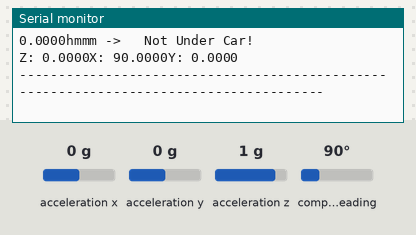
Simulated run of this sketch. Board: Arduino Uno, built with avr-gcc and run on an emulated ATmega328P. On the bench: the last lines printed to the serial monitor. The inputs (shaded band) are chosen by the test bench; at power-on: acceleration y 0 g, acceleration x 0 g, acceleration z 1 g, compass heading 90°.

Above: at 2.2 s.
2.3 s: acceleration y set to -1.4 g
At 4.1 s:
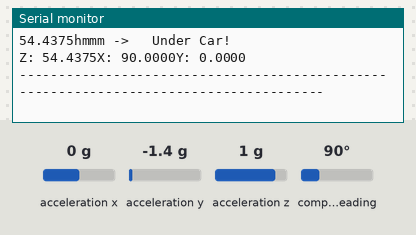
5.7 s: acceleration x set to -1.4 g
At 7.0 s:
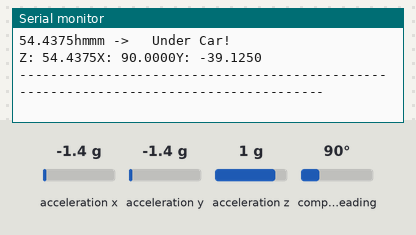
7.2 s: acceleration z set to -1.4 g
At 8.1 s:
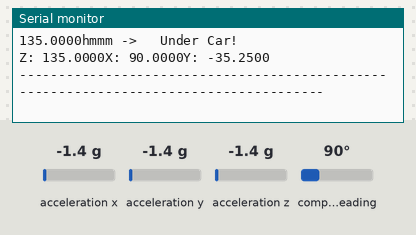
11.4 s: acceleration y set to -0.8 g
At 12.8 s:
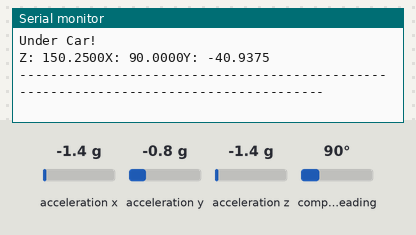
14.5 s: compass heading set to 7°
At 16.1 s:
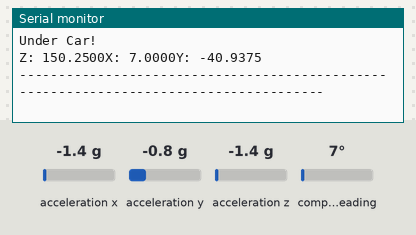
Timing chart, 0 to 17.0 s (numbered marks = the images above; inputs shaded):
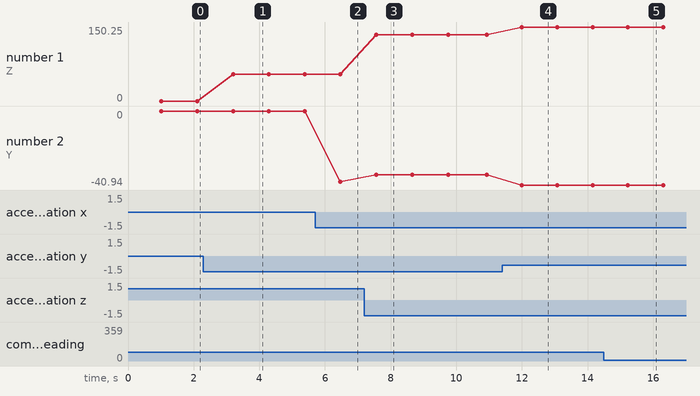

Measured:
- after the input at 2.3 s, the serial monitor: prints a new line after 0.87 s (image 1)
- after the input at 5.7 s, the serial monitor: prints a new line after 0.77 s (image 2)
- after the input at 7.2 s, the serial monitor: prints a new line after 0.33 s (image 3)
- after the input at 11.4 s, the serial monitor: prints a new line after 0.59 s (image 4)
- after the input at 14.5 s, the serial monitor: prints a new line after 0.73 s (image 5)
- plotted number 1: 0 → 54.44 after the input at 2.3 s, 54.44 → 135 after the input at 7.2 s, 135 → 150.25 after the input at 11.4 s
- plotted number 2: 0 → -39.12 after the input at 5.7 s, -39.12 → -35.25 after the input at 7.2 s, -35.25 → -40.94 after the input at 11.4 s

The sketch:

IMU_TEST.ino
```cpp
#include <Wire.h>
#include <Adafruit_Sensor.h>
#include <Adafruit_BNO055.h>
#include <utility/imumaths.h>

#define NUM_CALIB_READS 10
#define LEFT_BOUND_CHANGE 0 //how much we can shift left from our zbound before we are def under a car
#define RIGHT_BOUND_CHANGE 0 //how much we can shift left from our zbound before we are def under a car\
//^ the above assumes that the location of the pod is center

Adafruit_BNO055 bno = Adafruit_BNO055();
float zBadRange[NUM_CALIB_READS],xBadRange[NUM_CALIB_READS],yBadRange[NUM_CALIB_READS];
float zBadRightBound,zBadLeftBound= 0;
float xBadRightBound,xBadLeftBound= 0;
float yBadRightBound,yBadLeftBound= 0;
int calibrate = 1;
int count = 0;

void IMUCalibrate(sensors_event_t event){

  /* Display the floating point data */
  if(calibrate){

    for(int i = 0; i < NUM_CALIB_READS; i++){
      bno.getEvent(&event);
      zBadRange[i] = event.magnetic.z;
      xBadRange[i] = event.magnetic.x;
      yBadRange[i] = event.magnetic.y;
      Serial.print(zBadRange[i]);
      Serial.print(xBadRange[i]);
      Serial.print(yBadRange[i]);
      Serial.print("   ");
      delay(10);
    }


}}

void setup(void)
{

  Serial.begin(9600);
  Serial.println("Orientation Sensor Test"); Serial.println("");

  /* Initialise the sensor */
  if(!bno.begin())
  {
    /* There was a problem detecting the BNO055 ... check your connections */
    Serial.print("Ooops, no BNO055 detected ... Check your wiring or I2C ADDR!");
    while(1);
  }

  delay(1000);

  bno.setExtCrystalUse(true);

}

void loop(void)
{
  /* Get a new sensor event */
  sensors_event_t event;


  bno.getEvent(&event);

  float z = event.magnetic.z; //magnetic
  float x = event.magnetic.x;
  float y = event.magnetic.y;
  if(calibrate){
    if(count == 0){
      count++;
      }else{
      zBadRange[count] = z;
      Serial.print(zBadRange[count],4);
      Serial.print("hmmm ->   ");
      delay(10);
      count++;
      }
   }

  if(count == NUM_CALIB_READS && calibrate){
   for(int i = 0; i < NUM_CALIB_READS; i++){

      if(zBadRange[i] < zBadLeftBound){
        zBadLeftBound = zBadRange[i];
      }
      if(zBadRange[i] > zBadRightBound){
        zBadRightBound = zBadRange[i];
      }
      if(xBadRange[i] < xBadLeftBound){
        xBadLeftBound = xBadRange[i];
      }
      if(xBadRange[i] > xBadRightBound){
        xBadRightBound = xBadRange[i];
      }
      if(yBadRange[i] < yBadLeftBound){
        yBadLeftBound = yBadRange[i];
      }
      if(yBadRange[i] > yBadRightBound){
        yBadRightBound = yBadRange[i];
      }

   }

    zBadLeftBound -= LEFT_BOUND_CHANGE;
    zBadRightBound += RIGHT_BOUND_CHANGE;
    xBadLeftBound -= LEFT_BOUND_CHANGE;
    xBadRightBound += RIGHT_BOUND_CHANGE;
    yBadLeftBound -= LEFT_BOUND_CHANGE;
    yBadRightBound += RIGHT_BOUND_CHANGE;
    Serial.println("");
    Serial.println("Done Calibration");
    Serial.println(xBadRightBound,4);
    Serial.println(xBadLeftBound,4);
    Serial.println(yBadRightBound,4);
    Serial.println(yBadLeftBound,4);
    Serial.println(zBadRightBound,4);
    Serial.println(zBadLeftBound,4);
    calibrate = 0;
  }
  //if(count == NUM_CALIB_READS && !calibrate){
  int zGood = z < zBadLeftBound || zBadRightBound < z; //EX: (zBadLeftBound)012|345678(zBadRange)|9(zBadRightBound)

  if(zGood){
    Serial.println("Under Car!");
  }else{
    Serial.println("Not Under Car!");
  }

  Serial.print("Z: ");
  Serial.print(z, 4);
  Serial.print("X: ");
  Serial.print(x, 4);
  Serial.print("Y: ");
  Serial.print(y, 4);
  Serial.println("");
  Serial.println("--------------------------------------------------------------------------------------");
  Serial.println("");
  delay(1000);
  //}

}
```
